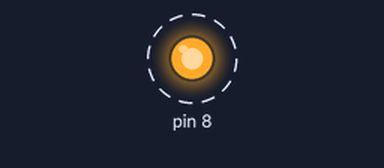
Simulated run of this program. Board: Raspberry Pi (header pin numbers). Shown: output pins drawn as LEDs (lit = HIGH). Dashed ring = blinking.

Above: at 0.5 s.
Timing chart, 0 to 4.6 s (numbered marks = the images above):
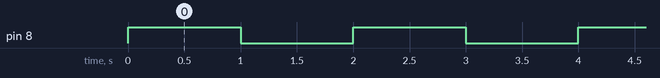

Measured:
- by itself, pin 8: alternates HIGH for 1.0 s and LOW for 1.0 s

The program:

led.py
```python
'''
below code will make led blink (1 second)
you can change the time by adjustion the value in sleep function
make sure that output is setup to pin 8 (in connection)
'''


import RPi.GPIO as GPIO   # Import Raspberry Pi GPIO library
from time import sleep    # Import the sleep function from the time module
GPIO.setwarnings(False)   # Ignore warning for now
GPIO.setmode(GPIO.BOARD)  # Use physical pin numbering
GPIO.setup(8, GPIO.OUT, initial=GPIO.LOW)     # Set pin 8 to be an output pin and set initial value to low (off)
while True: # Run forever
  GPIO.output(8, GPIO.HIGH)       # Turn on
  sleep(1) # Sleep for 1 second
  GPIO.output(8, GPIO.LOW)        # Turn off
  sleep(1) # Sleep for 1 second
```
